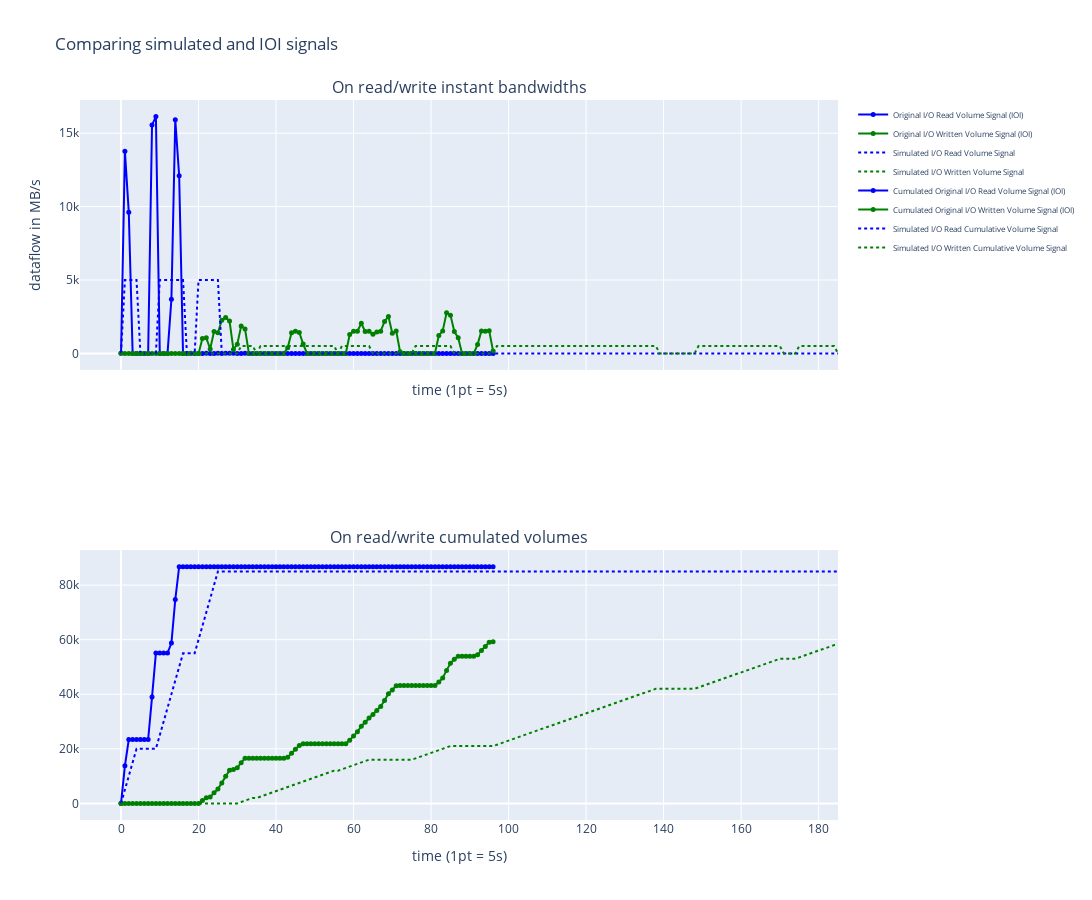

Notebook code cell kept with this figure:
### Markdown cell above
And rerun the simulation

### Code cell
fig = display_original_sim_signals(simulate_app(compute, reads, writes, io_bw, app_name="3911"),
                                   (timestamps, original_read, original_write),
                                   width=1400, height=900)
fig.show()

### Figure 1 — Plotly figure (JSON) as saved in the notebook; plotly's stock layout.template omitted (floating-point values rounded to 4 significant figures; data arrays with more than 128 entries replaced by an {"elided": "..."} marker saying what was removed)
{"data": [{"line": {"color": "blue", "shape": "linear"}, "marker": {"size": 5}, "mode": "lines+markers", "name": "Original I/O Read Volume Signal (IOI)", "textposition": "top center", "type": "scatter", "x": [0, 1, 2, 3, 4, 5, 6, 7, 8, 9, 10, 11, 12, 13, 14, 15, 16, 17, 18, 19, 20, 21, 22, 23, 24, 25, 26, 27, 28, 29, 30, 31, 32, 33, 34, 35, 36, 37, 38, 39, 40, 41, 42, 43, 44, 45, 46, 47, 48, 49, 50, 51, 52, 53, 54, 55, 56, 57, 58, 59, 60, 61, 62, 63, 64, 65, 66, 67, 68, 69, 70, 71, 72, 73, 74, 75, 76, 77, 78, 79, 80, 81, 82, 83, 84, 85, 86, 87, 88, 89, 90, 91, 92, 93, 94, 95, 96], "xaxis": "x", "y": [0.002971, 13780.0, 9609.0, 0, 0, 0, 0, 0, 15560.0, 16130.0, 0, 0, 0, 3685.0, 15910.0, 12090.0, 0, 0, 0.005912, 0, 0, 0, 1.5e-05, 0, 0, 1.5e-05, 0, 1.5e-05, 3e-05, 1.5e-05, 0, 0, 3e-05, 0, 0, 0, 0, 0, 0, 0, 0, 0, 0, 0, 0, 0, 0, 0, 0, 0, 0, 0, 0, 0, 0, 0, 0, 0, 0, 0, 0, 0, 0, 0, 0, 0, 0, 0, 0, 0, 0, 0, 0, 0, 0, 0, 0, 0, 0, 0, 0, 0, 0, 0, 0, 0, 0, 0, 0, 0, 0, 0, 0, 0, 0, 0, 0], "yaxis": "y"}, {"line": {"color": "green", "shape": "linear"}, "marker": {"size": 5}, "mode": "lines+markers", "name": "Original I/O Written Volume Signal (IOI)", "textposition": "top center", "type": "scatter", "x": [0, 1, 2, 3, 4, 5, 6, 7, 8, 9, 10, 11, 12, 13, 14, 15, 16, 17, 18, 19, 20, 21, 22, 23, 24, 25, 26, 27, 28, 29, 30, 31, 32, 33, 34, 35, 36, 37, 38, 39, 40, 41, 42, 43, 44, 45, 46, 47, 48, 49, 50, 51, 52, 53, 54, 55, 56, 57, 58, 59, 60, 61, 62, 63, 64, 65, 66, 67, 68, 69, 70, 71, 72, 73, 74, 75, 76, 77, 78, 79, 80, 81, 82, 83, 84, 85, 86, 87, 88, 89, 90, 91, 92, 93, 94, 95, 96], "xaxis": "x", "y": [6e-06, 0, 0, 0, 0, 0, 0, 0, 0, 0, 0, 0, 0, 0, 0, 0, 0, 0, 0, 0, 0, 1012.0, 1057.0, 295.3, 1488.0, 1402.0, 2254.0, 2443.0, 2200.0, 265.3, 626.1, 1860.0, 1653.0, 0, 0, 0, 0, 0, 0, 0, 0, 0, 0, 378.1, 1399.0, 1503.0, 1419.0, 635.6, 0, 0, 0, 0, 0, 0, 0, 0, 0, 0, 0, 1289.0, 1515.0, 1513.0, 2055.0, 1483.0, 1511.0, 1303.0, 1455.0, 1508.0, 2172.0, 2517.0, 1378.0, 1533.0, 107.3, 0, 0, 0, 0, 0, 0, 0, 0, 0, 1224.0, 1531.0, 2760.0, 2604.0, 1490.0, 1060.0, 0, 0, 0, 0, 601.0, 1532.0, 1504.0, 1541.0, 157.9], "yaxis": "y"}, {"line": {"color": "blue", "dash": "dot", "shape": "linear"}, "mode": "lines", "name": "Simulated I/O Read Volume Signal", "textposition": "top center", "type": "scatter", "x": {"elided": "186 int values"}, "xaxis": "x", "y": {"elided": "186 int values"}, "yaxis": "y"}, {"line": {"color": "green", "dash": "dot", "shape": "linear"}, "mode": "lines", "name": "Simulated I/O Written Volume Signal", "textposition": "top center", "type": "scatter", "x": {"elided": "186 int values"}, "xaxis": "x", "y": {"elided": "186 int values"}, "yaxis": "y"}, {"line": {"color": "blue", "shape": "linear"}, "marker": {"size": 5}, "mode": "lines+markers", "name": "Cumulated Original I/O Read Volume Signal (IOI)", "textposition": "top center", "type": "scatter", "x": [0, 1, 2, 3, 4, 5, 6, 7, 8, 9, 10, 11, 12, 13, 14, 15, 16, 17, 18, 19, 20, 21, 22, 23, 24, 25, 26, 27, 28, 29, 30, 31, 32, 33, 34, 35, 36, 37, 38, 39, 40, 41, 42, 43, 44, 45, 46, 47, 48, 49, 50, 51, 52, 53, 54, 55, 56, 57, 58, 59, 60, 61, 62, 63, 64, 65, 66, 67, 68, 69, 70, 71, 72, 73, 74, 75, 76, 77, 78, 79, 80, 81, 82, 83, 84, 85, 86, 87, 88, 89, 90, 91, 92, 93, 94, 95, 96], "xaxis": "x2", "y": [0.002971, 13780.0, 23390.0, 23390.0, 23390.0, 23390.0, 23390.0, 23390.0, 38950.0, 55080.0, 55080.0, 55080.0, 55080.0, 58760.0, 74680.0, 86770.0, 86770.0, 86770.0, 86770.0, 86770.0, 86770.0, 86770.0, 86770.0, 86770.0, 86770.0, 86770.0, 86770.0, 86770.0, 86770.0, 86770.0, 86770.0, 86770.0, 86770.0, 86770.0, 86770.0, 86770.0, 86770.0, 86770.0, 86770.0, 86770.0, 86770.0, 86770.0, 86770.0, 86770.0, 86770.0, 86770.0, 86770.0, 86770.0, 86770.0, 86770.0, 86770.0, 86770.0, 86770.0, 86770.0, 86770.0, 86770.0, 86770.0, 86770.0, 86770.0, 86770.0, 86770.0, 86770.0, 86770.0, 86770.0, 86770.0, 86770.0, 86770.0, 86770.0, 86770.0, 86770.0, 86770.0, 86770.0, 86770.0, 86770.0, 86770.0, 86770.0, 86770.0, 86770.0, 86770.0, 86770.0, 86770.0, 86770.0, 86770.0, 86770.0, 86770.0, 86770.0, 86770.0, 86770.0, 86770.0, 86770.0, 86770.0, 86770.0, 86770.0, 86770.0, 86770.0, 86770.0, 86770.0], "yaxis": "y2"}, {"line": {"color": "green", "shape": "linear"}, "marker": {"size": 5}, "mode": "lines+markers", "name": "Cumulated Original I/O Written Volume Signal (IOI)", "textposition": "top center", "type": "scatter", "x": [0, 1, 2, 3, 4, 5, 6, 7, 8, 9, 10, 11, 12, 13, 14, 15, 16, 17, 18, 19, 20, 21, 22, 23, 24, 25, 26, 27, 28, 29, 30, 31, 32, 33, 34, 35, 36, 37, 38, 39, 40, 41, 42, 43, 44, 45, 46, 47, 48, 49, 50, 51, 52, 53, 54, 55, 56, 57, 58, 59, 60, 61, 62, 63, 64, 65, 66, 67, 68, 69, 70, 71, 72, 73, 74, 75, 76, 77, 78, 79, 80, 81, 82, 83, 84, 85, 86, 87, 88, 89, 90, 91, 92, 93, 94, 95, 96], "xaxis": "x2", "y": [6e-06, 6e-06, 6e-06, 6e-06, 6e-06, 6e-06, 6e-06, 6e-06, 6e-06, 6e-06, 6e-06, 6e-06, 6e-06, 6e-06, 6e-06, 6e-06, 6e-06, 6e-06, 6e-06, 6e-06, 6e-06, 1012.0, 2070.0, 2365.0, 3853.0, 5254.0, 7508.0, 9951.0, 12150.0, 12420.0, 13040.0, 14900.0, 16560.0, 16560.0, 16560.0, 16560.0, 16560.0, 16560.0, 16560.0, 16560.0, 16560.0, 16560.0, 16560.0, 16930.0, 18330.0, 19840.0, 21260.0, 21890.0, 21890.0, 21890.0, 21890.0, 21890.0, 21890.0, 21890.0, 21890.0, 21890.0, 21890.0, 21890.0, 21890.0, 23180.0, 24690.0, 26210.0, 28260.0, 29750.0, 31260.0, 32560.0, 34020.0, 35520.0, 37700.0, 40210.0, 41590.0, 43120.0, 43230.0, 43230.0, 43230.0, 43230.0, 43230.0, 43230.0, 43230.0, 43230.0, 43230.0, 43230.0, 44450.0, 45980.0, 48740.0, 51350.0, 52840.0, 53900.0, 53900.0, 53900.0, 53900.0, 53900.0, 54500.0, 56030.0, 57540.0, 59080.0, 59230.0], "yaxis": "y2"}, {"line": {"color": "blue", "dash": "dot", "shape": "linear"}, "mode": "lines", "name": "Simulated I/O Read Cumulative Volume Signal", "textposition": "top center", "type": "scatter", "x": {"elided": "186 int values"}, "xaxis": "x2", "y": {"elided": "186 int values"}, "yaxis": "y2"}, {"line": {"color": "green", "dash": "dot", "shape": "linear"}, "mode": "lines", "name": "Simulated I/O Written Cumulative Volume Signal", "textposition": "top center", "type": "scatter", "x": {"elided": "186 int values"}, "xaxis": "x2", "y": {"elided": "186 int values"}, "yaxis": "y2"}], "layout": {"annotations": [{"font": {"size": 16}, "showarrow": false, "text": "On read/write instant bandwidths", "x": 0.5, "xanchor": "center", "xref": "paper", "y": 1, "yanchor": "bottom", "yref": "paper"}, {"font": {"size": 16}, "showarrow": false, "text": "On read/write cumulated volumes", "x": 0.5, "xanchor": "center", "xref": "paper", "y": 0.375, "yanchor": "bottom", "yref": "paper"}], "autosize": false, "height": 900, "legend": {"font": {"size": 8}, "orientation": "v", "tracegroupgap": 360}, "title": {"text": "Comparing simulated and IOI signals"}, "width": 1400, "xaxis": {"anchor": "y", "domain": [0, 1], "matches": "x2", "showticklabels": false, "title": {"text": "time (1pt = 5s)"}}, "xaxis2": {"anchor": "y2", "domain": [0, 1], "title": {"text": "time (1pt = 5s)"}}, "yaxis": {"anchor": "x", "domain": [0.625, 1], "title": {"text": "dataflow in MB/s"}}, "yaxis2": {"anchor": "x2", "domain": [0, 0.375]}}}
